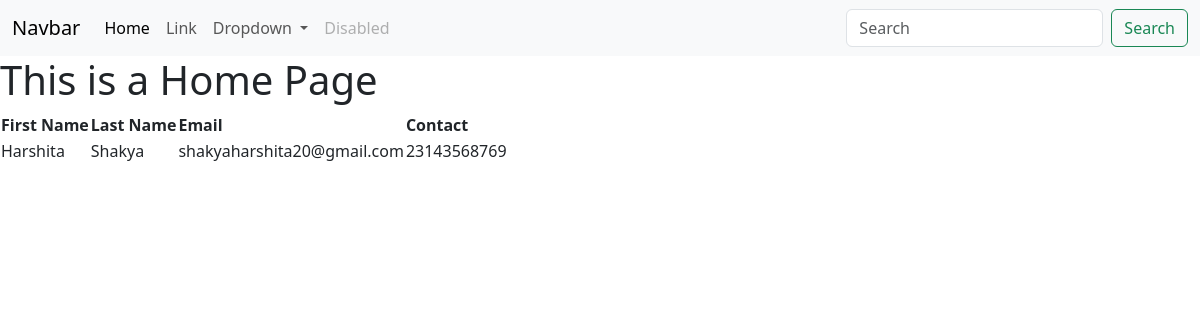
Before: / with the older database file.
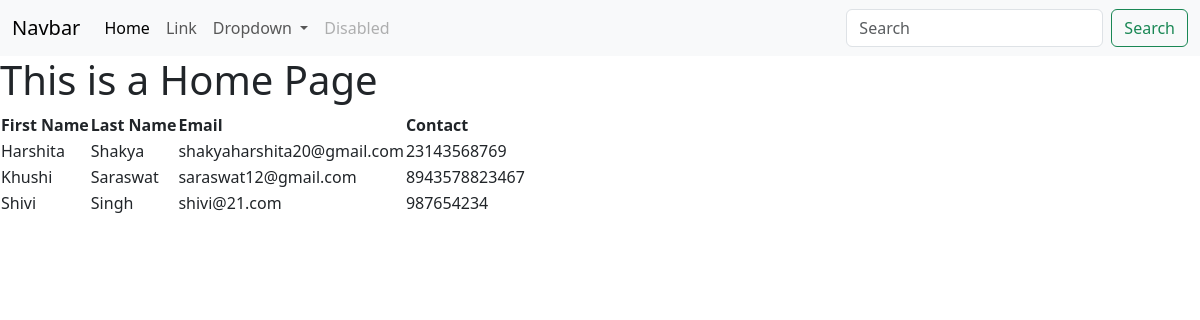
After: the same page with the newer database file.
### myapp/models.py (models this page shows, shortened)
class Member(models.Model):
    fname = models.CharField(max_length=100)
    lname = models.CharField(max_length=100)
    email = models.EmailField(unique=True)
    contact = models.IntegerField()

### myapp/views.py (the view)
# urls.py: path('', views.home, name='home'),
def home(request):
    members = Member.objects.all()
    return render(request, 'home.html', {
        'all': members,
    })

### templates/home.html
{% extends 'base.html' %}
{% block body %}
<h1> This is a Home Page</h1>
<table>
    <thead>
        <tr>
            <th>First Name</th>
            <th>Last Name</th>
            <th>Email</th>
            <th>Contact</th>
        </tr>
    </thead>
    <tbody>
{% for item in all %}
    <tr>
        <td>{{ item.fname }}</td>
        <td>{{ item.lname }}</td>
        <td>{{ item.email }}</td>
        <td>{{ item.contact }}</td>
    </tr>
{% empty %}
    <tr>
        <td colspan="4">No members found.</td>
    </tr>
{% endfor %}
    </tbody>
</table>
{% endblock %}

### templates/base.html (shortened to what this page needs)
<!doctype html>
<html lang="en">
  <head>
    <link
      href="https://cdn.jsdelivr.net/npm/bootstrap@5.3.8/dist/css/bootstrap.min.css"
      rel="stylesheet"
    >
  </head>
  <body>
    <nav class="navbar navbar-expand-lg bg-body-tertiary">
      <div class="container-fluid">
        <a class="navbar-brand" href="#">Navbar</a>
        <div class="collapse navbar-collapse" id="navbarSupportedContent">
          <ul class="navbar-nav me-auto mb-2 mb-lg-0">
            <li class="nav-item">
              <a class="nav-link active" aria-current="page" href="#">Home</a>
            </li>
            <li class="nav-item">
              <a class="nav-link" href="#">Link</a>
            </li>
            <li class="nav-item dropdown">
              <a
                class="nav-link dropdown-toggle"
                href="#"
                role="button"
                data-bs-toggle="dropdown"
                aria-expanded="false"
              >
                Dropdown
              </a>
            </li>
            <li class="nav-item">
              <a class="nav-link disabled" aria-disabled="true">Disabled</a>
            </li>
          </ul>
          <form class="d-flex" role="search">
            <input
              class="form-control me-2"
              type="search"
              placeholder="Search"
              aria-label="Search"
            >
            <button class="btn btn-outline-success" type="submit">
              Search
            </button>
          </form>
        </div>
      </div>
    </nav>
    {% block body %}
    {% endblock body %}
  </body>
</html>

Changed rows visible on the page:
added Member: fname "Khushi", lname "Saraswat", email "saraswat12@gmail.com", contact "8943578823467"
added Member: fname "Shivi", lname "Singh", email "shivi@21.com", contact "987654234"
